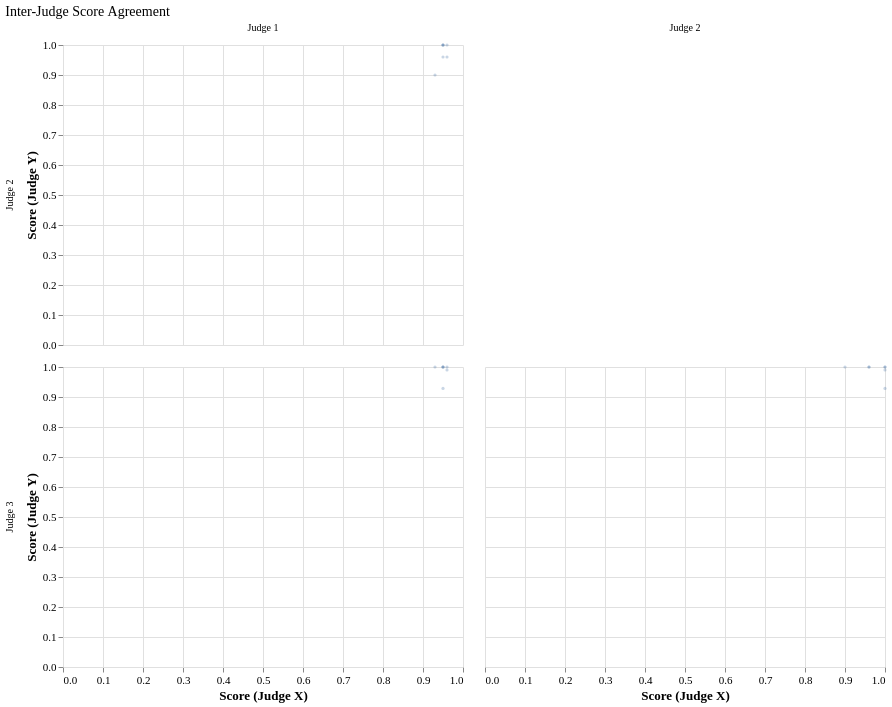

The Vega-Lite source for this figure:
### Vega-Lite specification from a JSON file in a GitHub repository (floating-point values rounded to 4 significant figures)
{"config": {"font": "serif", "axis": {"labelFontSize": 11, "titleFontSize": 13, "gridColor": "#e0e0e0", "domainColor": "#333333"}, "legend": {"labelFontSize": 11, "titleFontSize": 12}, "title": {"fontSize": 14, "anchor": "start", "fontWeight": "normal"}, "view": {"stroke": null, "continuousWidth": 400, "continuousHeight": 300}, "mark": {"tooltip": true}}, "data": {"name": "data-a75a09f91fa9836c6c504d78a6bd4821"}, "facet": {"column": {"field": "judge_x", "title": null, "type": "nominal"}, "row": {"field": "judge_y", "title": null, "type": "nominal"}}, "spec": {"mark": {"type": "circle", "opacity": 0.3, "size": 10}, "encoding": {"tooltip": [{"field": "score_x", "format": ".3f", "title": "Judge X Score", "type": "quantitative"}, {"field": "score_y", "format": ".3f", "title": "Judge Y Score", "type": "quantitative"}], "x": {"field": "score_x", "scale": {"domain": [0, 1]}, "title": "Score (Judge X)", "type": "quantitative"}, "y": {"field": "score_y", "scale": {"domain": [0, 1]}, "title": "Score (Judge Y)", "type": "quantitative"}}}, "resolve": {"scale": {"x": "shared", "y": "shared"}}, "title": "Inter-Judge Score Agreement", "$schema": "https://vega.github.io/schema/vega-lite/v6.1.0.json", "datasets": {"data-a75a09f91fa9836c6c504d78a6bd4821": [{"judge_x": "Judge 1", "judge_y": "Judge 2", "score_x": 0.96, "score_y": 0.96}, {"judge_x": "Judge 1", "judge_y": "Judge 2", "score_x": 0.95, "score_y": 0.96}, {"judge_x": "Judge 1", "judge_y": "Judge 2", "score_x": 0.95, "score_y": 1.0}, {"judge_x": "Judge 1", "judge_y": "Judge 2", "score_x": 0.96, "score_y": 1.0}, {"judge_x": "Judge 1", "judge_y": "Judge 2", "score_x": 0.95, "score_y": 1.0}, {"judge_x": "Judge 1", "judge_y": "Judge 2", "score_x": 0.95, "score_y": 1.0}, {"judge_x": "Judge 1", "judge_y": "Judge 2", "score_x": 0.93, "score_y": 0.9}, {"judge_x": "Judge 1", "judge_y": "Judge 3", "score_x": 0.96, "score_y": 1.0}, {"judge_x": "Judge 1", "judge_y": "Judge 3", "score_x": 0.95, "score_y": 1.0}, {"judge_x": "Judge 1", "judge_y": "Judge 3", "score_x": 0.95, "score_y": 1.0}, {"judge_x": "Judge 1", "judge_y": "Judge 3", "score_x": 0.96, "score_y": 0.99}, {"judge_x": "Judge 1", "judge_y": "Judge 3", "score_x": 0.95, "score_y": 0.9286}, {"judge_x": "Judge 1", "judge_y": "Judge 3", "score_x": 0.95, "score_y": 1.0}, {"judge_x": "Judge 1", "judge_y": "Judge 3", "score_x": 0.93, "score_y": 1.0}, {"judge_x": "Judge 2", "judge_y": "Judge 3", "score_x": 0.96, "score_y": 1.0}, {"judge_x": "Judge 2", "judge_y": "Judge 3", "score_x": 0.96, "score_y": 1.0}, {"judge_x": "Judge 2", "judge_y": "Judge 3", "score_x": 1.0, "score_y": 1.0}, {"judge_x": "Judge 2", "judge_y": "Judge 3", "score_x": 1.0, "score_y": 0.99}, {"judge_x": "Judge 2", "judge_y": "Judge 3", "score_x": 1.0, "score_y": 0.9286}, {"judge_x": "Judge 2", "judge_y": "Judge 3", "score_x": 1.0, "score_y": 1.0}, {"judge_x": "Judge 2", "judge_y": "Judge 3", "score_x": 0.9, "score_y": 1.0}]}}
